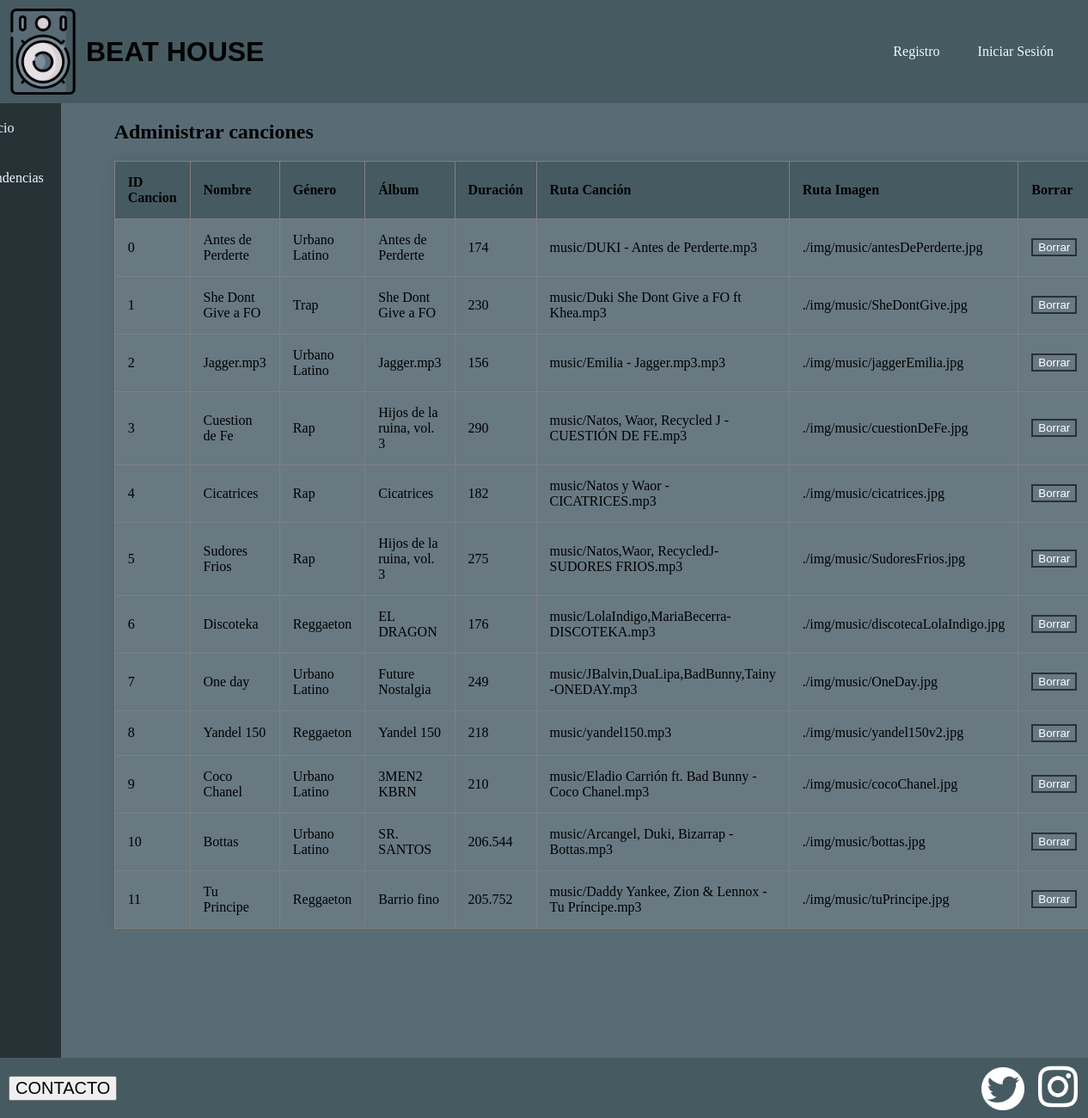
Before: /gestionCanciones.php with the older database file.
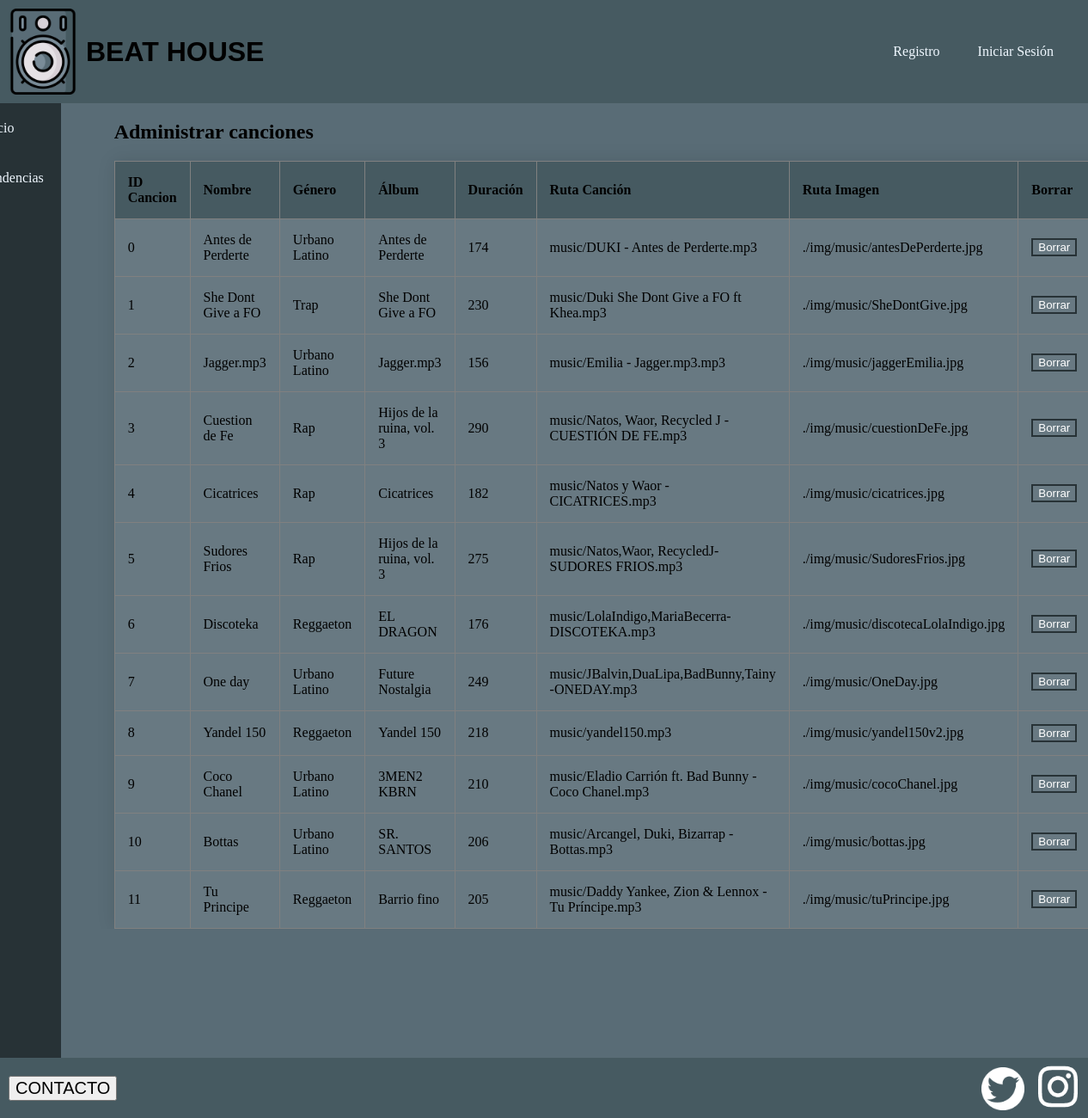
After: the same page with the newer database file.
### tables this page shows
CREATE TABLE `canciones` (
  `idCancion` int(11) NOT NULL,
  `nombreCancion` varchar(20) NOT NULL,
  `genero` varchar(30) NOT NULL,
  `nombreAlbum` varchar(30) NOT NULL,
  `duracion` varchar(20) NOT NULL,
  `rutaCancion` varchar(150) NOT NULL,
  `rutaImagen` varchar(150) NOT NULL
);

### gestionCanciones.php (called while the page is built, shortened)
<?php
    $form = new es\ucm\fdi\aw\FormModificarCancion();
    if (isset($_POST['borrarCancion'])) {
        $idCancion = $_POST['borrarCancion'] ?? '';
        es\ucm\fdi\aw\Admin::borrarCancion($idCancion);
        header("Location: gestionCanciones.php");
    }
    else if (isset($_POST['modificarCancion'])) {
        $datosCancion = json_decode($_POST['modificarCancion']);
        $_SESSION['datosCancion'] = $datosCancion;
        $contenidoPrincipal = $form->gestionaModificarDatos($datosCancion);
    }
    else if(isset($_POST['Aplicar'])){
        $datosCancion = $_SESSION['datosCancion'];
        $contenidoPrincipal = $form->gestionaModificarDatos($datosCancion);
    }
    else{
        $contenidoPrincipal = es\ucm\fdi\aw\Admin::mostrarCanciones();
    }
    require RAIZ_APP . "/vistas/plantillas/plantilla.php";

### includes/Admin.php (the view, shortened to what this page needs)
<?php
class Admin
{
    public static function mostrarCanciones()
    {
        $conn = Aplicacion::getInstance()->getConexionBd();
        $consulta = "SELECT * FROM canciones";
        $resultado = $conn->query($consulta);
        $contenidoPrincipal = "<div class='divCanciones'><h1>Administrar canciones</h1>";
        $contenidoPrincipal .= "<table class='tablaAdmin' border='1'>";
        $contenidoPrincipal .= "<thead><tr><th>ID Cancion</th><th>Nombre</th><th>Género</th><th>Álbum</th><th>Duración</th><th>Ruta Canción</th><th>Ruta Imagen</th><th>Borrar</th><th>Modificar</th></tr></thead>";
        while ($fila = $resultado->fetch_assoc()) {
            $contenidoPrincipal .= "<tr>";
            $contenidoPrincipal .= "<td>" . $fila['idCancion'] . "</td>";
            $contenidoPrincipal .= "<td>" . $fila['nombreCancion'] . "</td>";
            $contenidoPrincipal .= "<td>" . $fila['genero'] . "</td>";
            $contenidoPrincipal .= "<td>" . $fila['nombreAlbum'] . "</td>";
            $contenidoPrincipal .= "<td>" . $fila['duracion'] . "</td>";
            $contenidoPrincipal .= "<td>" . $fila['rutaCancion'] . "</td>";
            $contenidoPrincipal .= "<td>" . $fila['rutaImagen'] . "</td>";
            $info = [$fila['idCancion'], $fila['nombreCancion'], $fila['genero'], $fila['nombreAlbum'], $fila['duracion'], $fila['rutaCancion'], $fila['rutaImagen']];
            $datos = json_encode($info);
            $contenidoPrincipal .= "<td>
                <form action='gestionCanciones.php' method='POST'>
                    <button type='submit' class='btn' name='borrarCancion' value='{$fila['idCancion']}'>Borrar</button>
                </form>
            </td>";
            $contenidoPrincipal .= "<td>
                <form action='gestionCanciones.php' method='POST'>
                    <button type='submit' class='btn' name='modificarCancion' value='{$datos}'>Editar</button>
                </form>
            </td>";
            $contenidoPrincipal .= "</tr>";
        }
        $contenidoPrincipal .= "</table></div>";
        return $contenidoPrincipal;
    }
}

### includes/vistas/plantillas/plantilla.php (shortened to what this page needs)
<!DOCTYPE html>
<html lang="en">
<head>
    <link id="estilo" rel="stylesheet" type="text/css" href="<?=RUTA_CSS?>/estiloPagina.css">
    <link id="estilo" rel="stylesheet" type="text/css" href="<?=RUTA_CSS?>/swipe.css">
    <link rel="stylesheet" href="<?=RUTA_CSS?>/estiloreproductor.css">
    <link rel="stylesheet" href="https://cdnjs.cloudflare.com/ajax/libs/font-awesome/5.13.0/css/all.min.css">
    <link rel="stylesheet" href="https://cdnjs.cloudflare.com/ajax/libs/font-awesome/4.7.0/css/font-awesome.min.css">
    <link rel="stylesheet" href="<?=RUTA_CSS?>/buscador.css">
</head>
<body>
    <?php
        require(RAIZ_APP.'/vistas/comun/cabecera.php');
    ?>
    <main class= "main">
        <?php
            require(RAIZ_APP.'/vistas/comun/sidebarIzq.php');
        ?>
        <section class="panelCentral">
            <div class="contenidoPrincipal">
                <?=$contenidoPrincipal?>
            </div>
        </section>
    </main>
    <?php
        require(RAIZ_APP.'/vistas/comun/footer.php');
    ?>
</body>
</html>

### includes/vistas/comun/cabecera.php
<?php
function mostrarSaludo() {
	if (isset($_SESSION['login']) && ($_SESSION['login']===true)) {
        return "Bienvenido, " . es\ucm\fdi\aw\Usuario::opcionesUsuario();
	} else {
		return "<ul>
        <li><a href='registro.php'>Registro</a></li>
        <li><a href='login.php'>Iniciar Sesión</a></li>
    </ul>";
	}
}
?>
<header class="header">
        <div class="logo-titulo">
            <img src="<?=RUTA_IMGS?>/Altavoz2.png" alt="logo" class="logo">
            <h1>BEAT HOUSE</h1>
        </div>
        <div class="usuario">
            <?= mostrarSaludo(); ?>
        </div>
</header>

### includes/vistas/comun/sidebarIzq.php (shortened to what this page needs)
<section class="panelIzquierdo">
    <?php
        if(!isset($_SESSION['login'])){
            echo"<ul>
                    <li><a href='index.php'>Inicio</a></li>
                    <li><a href='tendencias.php'>Tendencias</a></li>
                </ul>";
        }
    ?>
</section>

### includes/vistas/comun/footer.php
<footer class="footer">
        <a href="contacto.php"><button class="botonContacto">CONTACTO</button></a>
        <div class="redesSociales">
                <a href="https://twitter.com/BeatHouseAW" target="_blank"><img src="<?= RUTA_IMGS ?>/logoTwitter.png" alt="twitter" class="logoTw"></a>
                <a href="https://www.instagram.com/beatthouse" target="_blank"><img src="<?= RUTA_IMGS ?>/logoInsta.png" alt="instagram" class="logoInsta"></a>
        </div>
</footer>

### css/estiloPagina.css (style rules this page uses)
.header img { width: 100px; height: 100px; padding-top: 10px; padding-bottom: 10px; }
.header h1 { font-family: sans-serif; }
.header { background-color: #465A61; display: flex; justify-content: space-between; }
.logo-titulo { display: flex; justify-content: space-between; align-items: center; }
.usuario { display: flex; align-items: center; justify-content: space-between; padding-right: 20px; color: whitesmoke; }
.usuario ul { margin: 0; padding: 0; list-style: none; }
.usuario a { text-decoration: none; color: aliceblue; }
.usuario ul li { display: inline-block; }
.usuario ul li a { display: block; padding: 20px; border-radius: 5px; }
body { background-color: #596C76; margin: 0; display: flex; flex-direction: column; }
.main { width: 100%; height: calc(100vh - 190px); display: flex; justify-content: center; align-items: center; }
.panelIzquierdo { width: 15%; height: 100%; background-color: #273236; }
.panelIzquierdo ul { height: 100%; margin: 0; padding: 0; list-style: none; }
.panelIzquierdo a { text-decoration: none; color: aliceblue; }
.panelIzquierdo ul li { display: block; }
.panelIzquierdo ul li a { display: block; padding: 20px; }
.panelCentral { width: 100%; height: 100%; }
.contenidoPrincipal { width: 100%; height: calc(100vh - 340px); display: block; overflow-y: auto; }
footer { background-color: #465A61; width: 100%; height: 70px; display: flex; align-items: center; justify-content: space-between; }
.botonContacto { font-family: sans-serif; font-size: 20px; margin-left: 10px; }
.logoTw { width: 50px; height: 50px; }
.logoInsta { width: 70px; height: 55px; }
.tablaAdmin { width: 800px; border-collapse: collapse; overflow: hidden; box-shadow: 0 0 20px rgba(0,0,0,0.1); }
.tablaAdmin th, td { padding: 15px; background-color: rgba(255, 255, 255, 0.096); color: black; }
.tablaAdmin th { text-align: left; }
.tablaAdmin thead th { background-color: #465A61; }
.btn { cursor: pointer; background: transparent; border: 2px solid #273236; outline: none; transition: 1s ease-in-out; color: white; }
.divAdmins, .divCanciones, .divPlanes { margin-left: 5%; }

Changed rows visible on the page:
changed canciones "Bottas": duracion "206.544" → "206"
changed canciones "Tu Principe": duracion "205.752" → "205"
